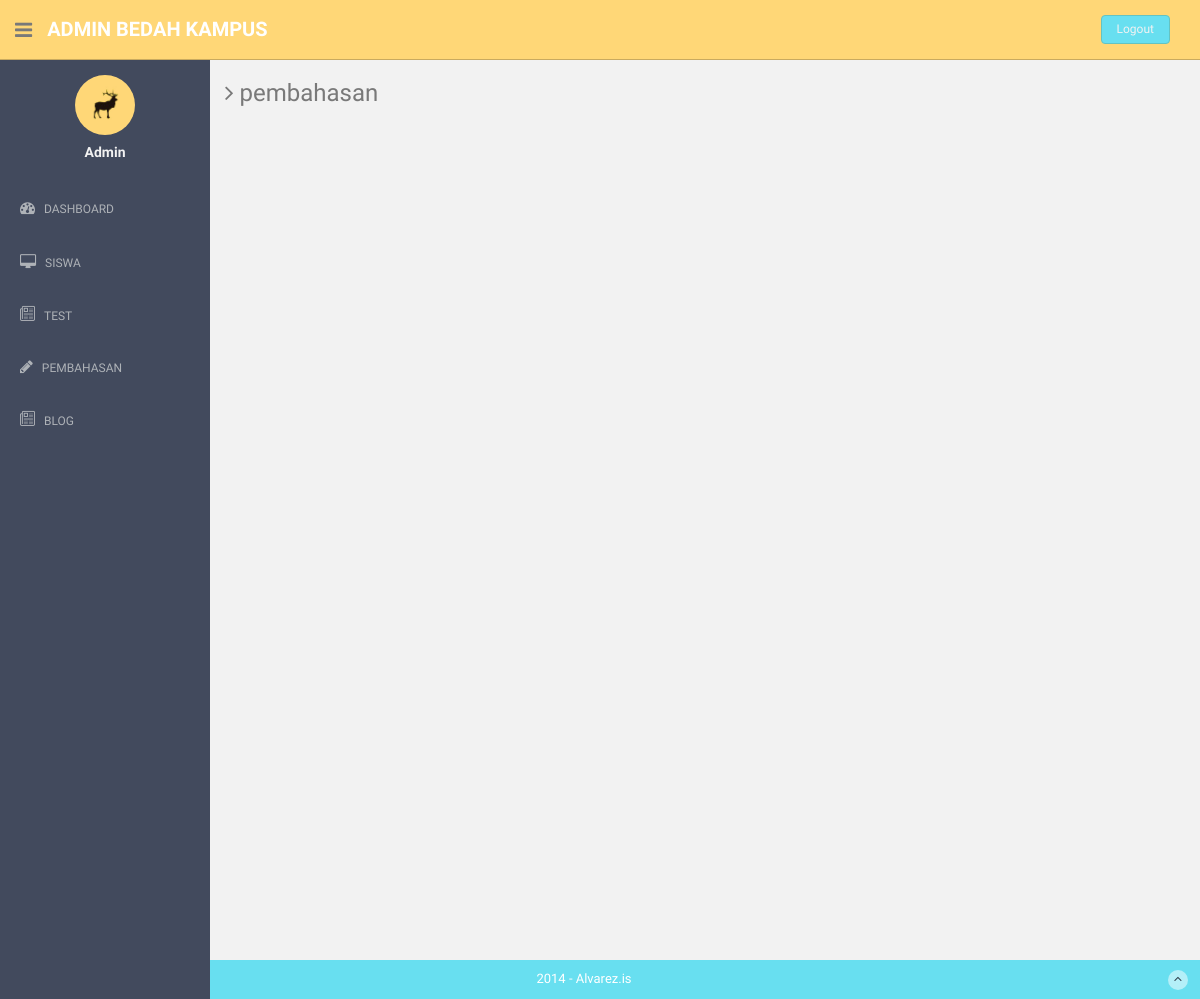
Page /index.php/admin/pembahasan?id_sl=7&id_tes=4 on the earlier database version.
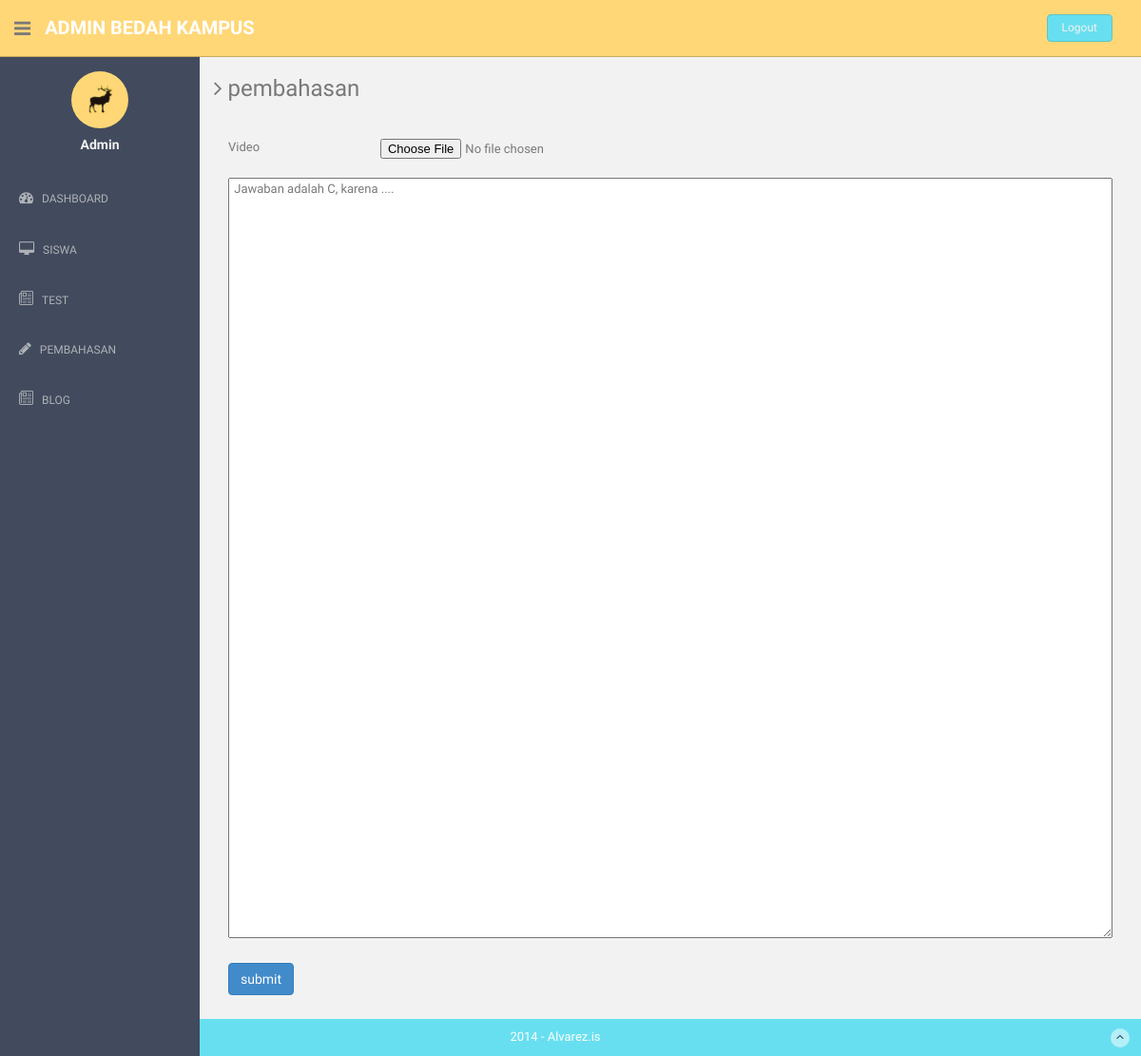
Same page on the later database version.
### tables this page shows
CREATE TABLE `pembahasan` (
  `id_pembahasan` int(11) NOT NULL,
  `id_soal` int(11) NOT NULL,
  `link` text NOT NULL,
  `isi` text NOT NULL
);

### application/controllers/Admin.php (called while the page is built, shortened)
<?php
class Admin extends CI_Controller
{
	public function __construct(){
        $this->load->model('Madmin');
		$this->load->model('Msoal');
    }
	function pembahasan(){
		$id_pembahasan = $_GET['id_sl'];
		$data['pembahasan'] = $this->Msoal->pembahasan($id_pembahasan)->result();
		$this->load->view('admin/pembahasan',$data);
	}
}
?>

### index.php (called while the page is built, shortened)
<?php
require_once BASEPATH.'core/CodeIgniter.php';

### application/models/Msoal.php (called while the page is built, shortened)
<?php
class Msoal extends CI_model {
	public function pembahasan($id_pembahasan){
		$this->db->select('*');
		$this->db->from('pembahasan');
		$this->db->join('soal', 'pembahasan.id_soal = soal.ID_soal');
		$this->db->where('id_pembahasan',$id_pembahasan);
		return $this->db->get();
	}
}
?>

### application/views/admin/pembahasan.php (the view, shortened to what this page needs)
<!DOCTYPE html>
<html lang="en">
  <head>
    <link href="<?php echo base_url('dst/assets/css/bootstrap.css '); ?>" rel="stylesheet">
    <link href="<?php echo base_url('dst/datatables/dataTables.bootstrap4.css'); ?>" rel="stylesheet">
    <link href="<?php echo base_url('dst/assets/font-awesome/css/font-awesome.css '); ?>" rel="stylesheet" />
    <link rel="stylesheet" type="text/css" href="<?php echo base_url('dst/assets/css/zabuto_calendar.css '); ?>">
    <link rel="stylesheet" type="text/css" href="<?php echo base_url('dst/assets/js/gritter/css/jquery.gritter.css '); ?>" />
    <link rel="stylesheet" type="text/css" href="<?php echo base_url('dst/assets/lineicons/style.css '); ?>">
    <link href="<?php echo base_url('dst/assets/css/style.css '); ?>" rel="stylesheet">
    <link href="<?php echo base_url('dst/assets/css/style-responsive.css '); ?>" rel="stylesheet">
  </head>
  <body>
  <section id="container" >
      <header class="header black-bg">
              <div class="sidebar-toggle-box">
                  <div class="fa fa-bars tooltips" data-placement="right" data-original-title="Toggle Navigation"></div>
              </div>
            <a href="index.html" class="logo"><b>Admin Bedah kampus</b></a>
            <div class="top-menu">
              <ul class="nav pull-right top-menu">
                    <li><a class="logout" href="logout">Logout</a></li>
              </ul>
            </div>
        </header>
      <?php include 'navbar.php'; ?>
      <section id="main-content">
          <section class="wrapper site-min-height">
            <h3><i class="fa fa-angle-right"></i> pembahasan</h3>
            <div class="row mt">
              <div class="col-lg-12" >
              <p>
                <?php
                $id_tes = $_GET['id_tes'];
                foreach ($pembahasan as $key) {?>
                <form action="save_pembahasan?id_tes=<?php echo $id_tes; ?> " enctype="multipart/form-data" method="post">
                  <div class="form-group" >
                    <label class="col-sm-2 col-sm-2 control-label">Video</label>
                    <div class="col-sm-10">
                      <input type="file" style="margin-bottom: 20px" name="video" id="gambar" value="<?PHP echo $key->link; ?>">
                    </div>
                  </div>
                  <div class="form-group">
                    <div class="col-sm-12">
                      <textarea id="ckeditor" class="ckeditor" name="pembahasan" style="height: 800px;width: 100%"><?php echo $key->isi ?></textarea>
                    </div>
                  </div>
                  <input type="submit" style="margin-top: 20px;margin-left: 15px" class="btn btn-primary" value="submit">
                </form>
              <?php } ?>
              </p>
            </div>
    </section><! --/wrapper -->
      </section>
      <footer class="site-footer">
          <div class="text-center">
              2014 - Alvarez.is
              <a href="index.html#" class="go-top">
                  <i class="fa fa-angle-up"></i>
              </a>
          </div>
      </footer>
  </section>
  </body>
</html>

Differences in the rows shown:
now on this page (row edited): pembahasan: pembahasan "Jawaban adalah C, karena ...."
